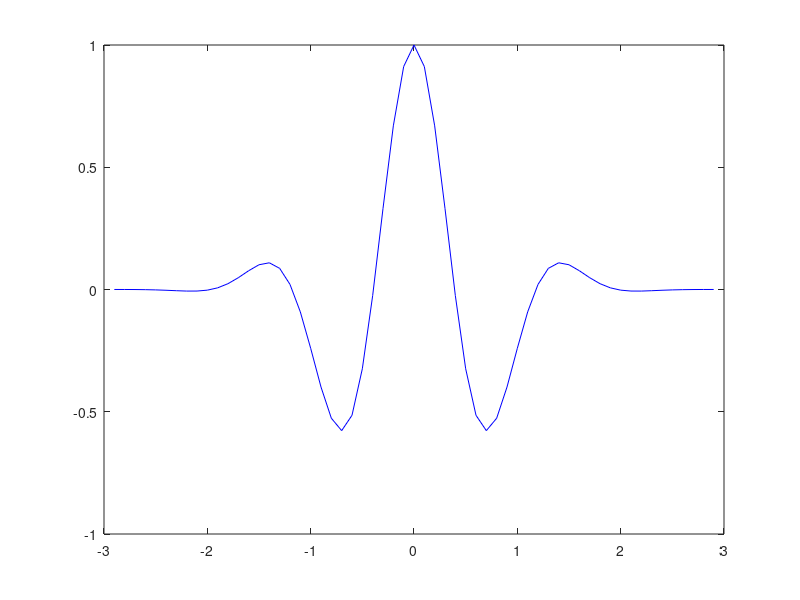

MATLAB code to generate this figure:
function t=plotg ()
  
    g=@(z) cos (4*z)*exp(-z^2);  
    x=[-2.9:0.1:2.9];
    y=zeros(1, size (x, 1));
    for i=1:59
      y(i)= g(x(i));
    endfor
    plot (x, y, "b");
endfunction
